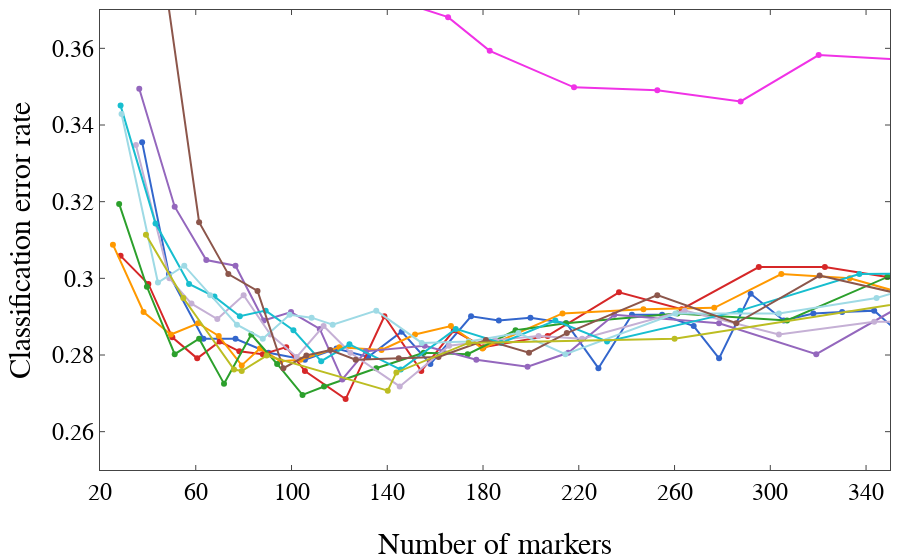

Source (notebook cell):
### Code cell
iplot({'data': traces21, 'layout': layout1})
